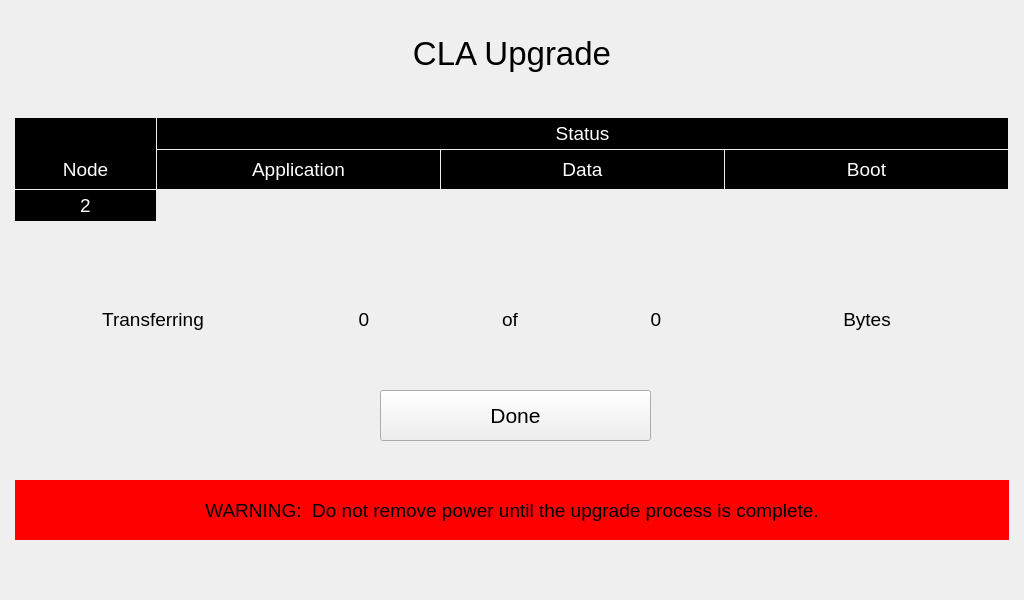
<?xml version="1.0" encoding="UTF-8"?>
<ui version="4.0">
 <class>upgradeAccessCLA</class>
 <widget class="QWidget" name="upgradeAccessCLA">
  <property name="geometry">
   <rect>
    <x>0</x>
    <y>0</y>
    <width>1024</width>
    <height>600</height>
   </rect>
  </property>
  <property name="font">
   <font>
    <pointsize>22</pointsize>
   </font>
  </property>
  <property name="windowTitle">
   <string>Form</string>
  </property>
  <widget class="QLabel" name="label_11">
   <property name="geometry">
    <rect>
     <x>455</x>
     <y>300</y>
     <width>110</width>
     <height>39</height>
    </rect>
   </property>
   <property name="font">
    <font>
     <pointsize>14</pointsize>
    </font>
   </property>
   <property name="styleSheet">
    <string notr="true"/>
   </property>
   <property name="text">
    <string>of</string>
   </property>
   <property name="alignment">
    <set>Qt::AlignCenter</set>
   </property>
  </widget>
  <widget class="QLabel" name="label_16">
   <property name="geometry">
    <rect>
     <x>725</x>
     <y>150</y>
     <width>283</width>
     <height>39</height>
    </rect>
   </property>
   <property name="font">
    <font>
     <pointsize>14</pointsize>
    </font>
   </property>
   <property name="styleSheet">
    <string notr="true">color: rgb(255, 255, 255);
background-color: rgb(0, 0, 0);</string>
   </property>
   <property name="text">
    <string>Boot</string>
   </property>
   <property name="alignment">
    <set>Qt::AlignCenter</set>
   </property>
  </widget>
  <widget class="QLabel" name="lblApplication2">
   <property name="geometry">
    <rect>
     <x>157</x>
     <y>190</y>
     <width>283</width>
     <height>31</height>
    </rect>
   </property>
   <property name="font">
    <font>
     <pointsize>14</pointsize>
    </font>
   </property>
   <property name="styleSheet">
    <string notr="true"/>
   </property>
   <property name="text">
    <string notr="true"/>
   </property>
   <property name="alignment">
    <set>Qt::AlignCenter</set>
   </property>
  </widget>
  <widget class="QLabel" name="label_18">
   <property name="geometry">
    <rect>
     <x>15</x>
     <y>190</y>
     <width>141</width>
     <height>31</height>
    </rect>
   </property>
   <property name="font">
    <font>
     <pointsize>14</pointsize>
    </font>
   </property>
   <property name="styleSheet">
    <string notr="true">color: rgb(255, 255, 255);
background-color: rgb(0, 0, 0);</string>
   </property>
   <property name="text">
    <string>2</string>
   </property>
   <property name="alignment">
    <set>Qt::AlignCenter</set>
   </property>
  </widget>
  <widget class="QLabel" name="lblData2">
   <property name="geometry">
    <rect>
     <x>441</x>
     <y>190</y>
     <width>283</width>
     <height>31</height>
    </rect>
   </property>
   <property name="font">
    <font>
     <pointsize>14</pointsize>
    </font>
   </property>
   <property name="styleSheet">
    <string notr="true"/>
   </property>
   <property name="text">
    <string notr="true"/>
   </property>
   <property name="alignment">
    <set>Qt::AlignCenter</set>
   </property>
  </widget>
  <widget class="QLabel" name="lblTotalBytes">
   <property name="geometry">
    <rect>
     <x>566</x>
     <y>300</y>
     <width>180</width>
     <height>39</height>
    </rect>
   </property>
   <property name="font">
    <font>
     <pointsize>14</pointsize>
    </font>
   </property>
   <property name="styleSheet">
    <string notr="true"/>
   </property>
   <property name="text">
    <string>0</string>
   </property>
   <property name="alignment">
    <set>Qt::AlignCenter</set>
   </property>
  </widget>
  <widget class="QLabel" name="label_15">
   <property name="geometry">
    <rect>
     <x>441</x>
     <y>150</y>
     <width>283</width>
     <height>39</height>
    </rect>
   </property>
   <property name="font">
    <font>
     <pointsize>14</pointsize>
    </font>
   </property>
   <property name="styleSheet">
    <string notr="true">color: rgb(255, 255, 255);
background-color: rgb(0, 0, 0);</string>
   </property>
   <property name="text">
    <string>Data</string>
   </property>
   <property name="alignment">
    <set>Qt::AlignCenter</set>
   </property>
  </widget>
  <widget class="QLabel" name="label_5">
   <property name="geometry">
    <rect>
     <x>15</x>
     <y>150</y>
     <width>141</width>
     <height>39</height>
    </rect>
   </property>
   <property name="font">
    <font>
     <pointsize>14</pointsize>
    </font>
   </property>
   <property name="styleSheet">
    <string notr="true">color: rgb(255, 255, 255);
background-color: rgb(0, 0, 0);</string>
   </property>
   <property name="text">
    <string>Node</string>
   </property>
   <property name="alignment">
    <set>Qt::AlignCenter</set>
   </property>
  </widget>
  <widget class="QLabel" name="lblBytesSent">
   <property name="geometry">
    <rect>
     <x>274</x>
     <y>300</y>
     <width>180</width>
     <height>39</height>
    </rect>
   </property>
   <property name="font">
    <font>
     <pointsize>14</pointsize>
    </font>
   </property>
   <property name="styleSheet">
    <string notr="true"/>
   </property>
   <property name="text">
    <string>0</string>
   </property>
   <property name="alignment">
    <set>Qt::AlignCenter</set>
   </property>
  </widget>
  <widget class="QLabel" name="label_7">
   <property name="geometry">
    <rect>
     <x>33</x>
     <y>300</y>
     <width>240</width>
     <height>39</height>
    </rect>
   </property>
   <property name="font">
    <font>
     <pointsize>14</pointsize>
    </font>
   </property>
   <property name="styleSheet">
    <string notr="true"/>
   </property>
   <property name="text">
    <string>Transferring</string>
   </property>
   <property name="alignment">
    <set>Qt::AlignCenter</set>
   </property>
  </widget>
  <widget class="QLabel" name="label_6">
   <property name="geometry">
    <rect>
     <x>157</x>
     <y>118</y>
     <width>851</width>
     <height>31</height>
    </rect>
   </property>
   <property name="font">
    <font>
     <pointsize>14</pointsize>
    </font>
   </property>
   <property name="styleSheet">
    <string notr="true">color: rgb(255, 255, 255);
background-color: rgb(0, 0, 0);</string>
   </property>
   <property name="text">
    <string>Status</string>
   </property>
   <property name="alignment">
    <set>Qt::AlignCenter</set>
   </property>
  </widget>
  <widget class="QLabel" name="lblBoot2">
   <property name="geometry">
    <rect>
     <x>725</x>
     <y>190</y>
     <width>283</width>
     <height>31</height>
    </rect>
   </property>
   <property name="font">
    <font>
     <pointsize>14</pointsize>
    </font>
   </property>
   <property name="styleSheet">
    <string notr="true"/>
   </property>
   <property name="text">
    <string notr="true"/>
   </property>
   <property name="alignment">
    <set>Qt::AlignCenter</set>
   </property>
  </widget>
  <widget class="QLabel" name="label_23">
   <property name="geometry">
    <rect>
     <x>15</x>
     <y>480</y>
     <width>994</width>
     <height>60</height>
    </rect>
   </property>
   <property name="font">
    <font>
     <pointsize>14</pointsize>
    </font>
   </property>
   <property name="styleSheet">
    <string notr="true">background-color: red;</string>
   </property>
   <property name="text">
    <string>WARNING:  Do not remove power until the upgrade process is complete.</string>
   </property>
   <property name="alignment">
    <set>Qt::AlignCenter</set>
   </property>
   <property name="wordWrap">
    <bool>true</bool>
   </property>
  </widget>
  <widget class="QPushButton" name="btnDone">
   <property name="geometry">
    <rect>
     <x>380</x>
     <y>390</y>
     <width>271</width>
     <height>51</height>
    </rect>
   </property>
   <property name="minimumSize">
    <size>
     <width>0</width>
     <height>51</height>
    </size>
   </property>
   <property name="maximumSize">
    <size>
     <width>16777215</width>
     <height>51</height>
    </size>
   </property>
   <property name="font">
    <font>
     <pointsize>16</pointsize>
    </font>
   </property>
   <property name="text">
    <string>Done</string>
   </property>
  </widget>
  <widget class="QLabel" name="label_4">
   <property name="geometry">
    <rect>
     <x>157</x>
     <y>150</y>
     <width>283</width>
     <height>39</height>
    </rect>
   </property>
   <property name="font">
    <font>
     <pointsize>14</pointsize>
    </font>
   </property>
   <property name="styleSheet">
    <string notr="true">color: rgb(255, 255, 255);
background-color: rgb(0, 0, 0);</string>
   </property>
   <property name="text">
    <string>Application</string>
   </property>
   <property name="alignment">
    <set>Qt::AlignCenter</set>
   </property>
  </widget>
  <widget class="QLabel" name="label_24">
   <property name="geometry">
    <rect>
     <x>15</x>
     <y>8</y>
     <width>994</width>
     <height>91</height>
    </rect>
   </property>
   <property name="font">
    <font>
     <pointsize>25</pointsize>
    </font>
   </property>
   <property name="styleSheet">
    <string notr="true"/>
   </property>
   <property name="text">
    <string>CLA Upgrade</string>
   </property>
   <property name="alignment">
    <set>Qt::AlignCenter</set>
   </property>
  </widget>
  <widget class="QLabel" name="label_10">
   <property name="geometry">
    <rect>
     <x>747</x>
     <y>300</y>
     <width>240</width>
     <height>39</height>
    </rect>
   </property>
   <property name="font">
    <font>
     <pointsize>14</pointsize>
    </font>
   </property>
   <property name="styleSheet">
    <string notr="true"/>
   </property>
   <property name="text">
    <string>Bytes</string>
   </property>
   <property name="alignment">
    <set>Qt::AlignCenter</set>
   </property>
  </widget>
  <widget class="QLabel" name="label_8">
   <property name="geometry">
    <rect>
     <x>15</x>
     <y>118</y>
     <width>141</width>
     <height>40</height>
    </rect>
   </property>
   <property name="font">
    <font>
     <pointsize>14</pointsize>
    </font>
   </property>
   <property name="styleSheet">
    <string notr="true">color: rgb(255, 255, 255);
background-color: rgb(0, 0, 0);</string>
   </property>
   <property name="text">
    <string/>
   </property>
   <property name="alignment">
    <set>Qt::AlignCenter</set>
   </property>
  </widget>
 </widget>
 <resources/>
 <connections/>
</ui>
